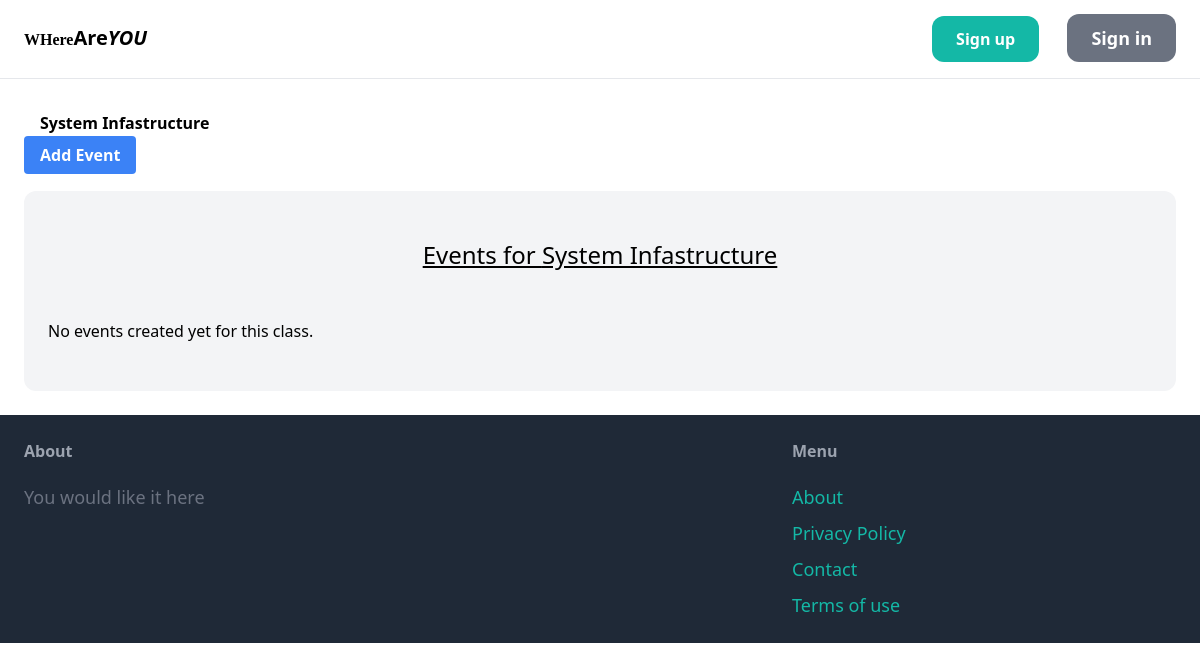
The app's page /spencer/IT/System Infastructure/, older data.
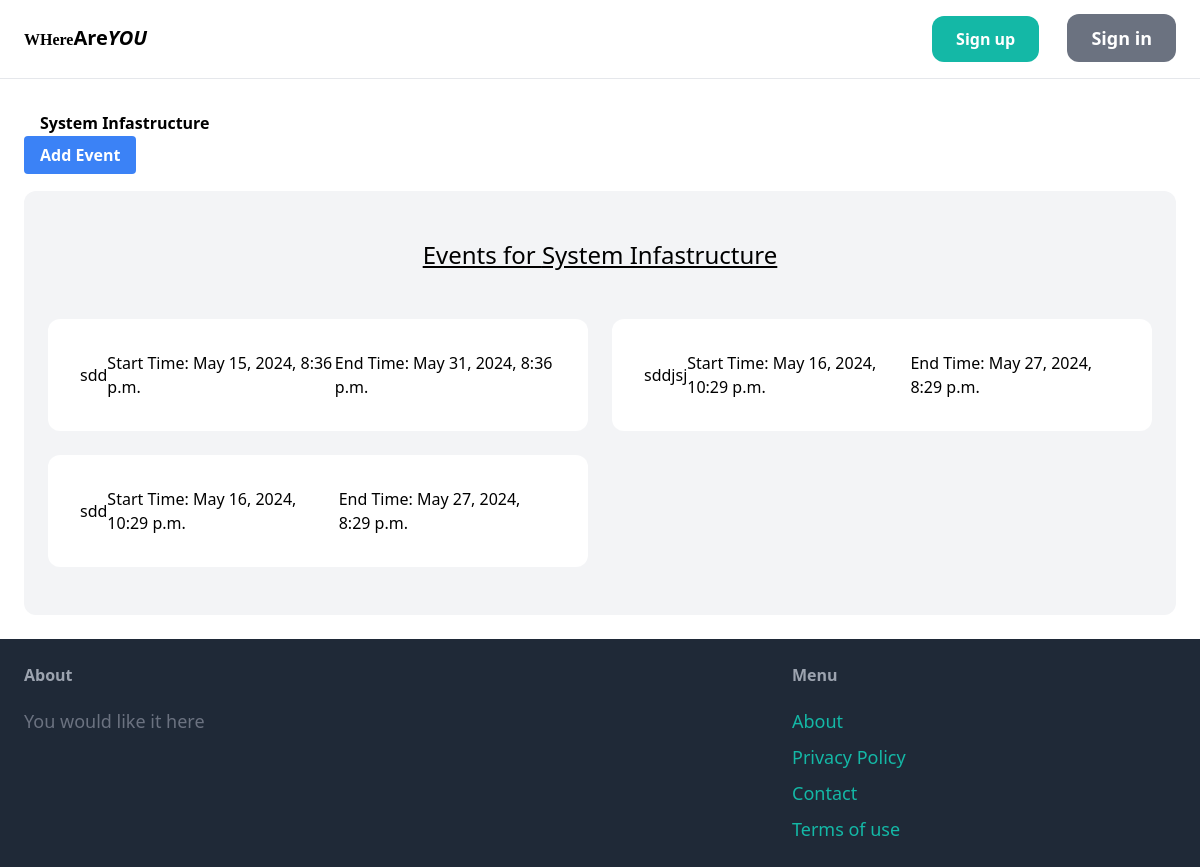
The same page, newer data.
### classes/models.py (models this page shows, shortened)
class Class(models.Model):
    course = models.ForeignKey(Course, on_delete=models.CASCADE)
    class_name = models.CharField(max_length=100)

### event/models.py (models this page shows, shortened)
class Event(models.Model):
    event_id = models.AutoField(primary_key=True)
    related_class = models.ForeignKey(Class, on_delete=models.CASCADE)
    event_name = models.CharField(max_length=100, blank=True)
    start_time = models.DateTimeField()
    end_time = models.DateTimeField()
    location_address = models.CharField(max_length=200,null=True, blank=True)
    geolocation = GeoLocationField(max_length=100,null=True, blank=True)
    radius = models.DecimalField(_("Radius"), max_digits=5, decimal_places=2)
    is_student_id_required = models.BooleanField(default=False)
    is_index_number_required = models.BooleanField(default=False)
    is_student_name_required = models.BooleanField(default=False)
    created_at = models.DateTimeField(auto_now_add=True)
    checkpoint_lat = models.DecimalField(decimal_places=7, max_digits=15, null=True)
    checkpoint_lng =  models.DecimalField(decimal_places=7, max_digits=15, null=True)
    class Meta:
        ordering = ['-created_at']

### classes/views.py (the view)
# urls.py: path('<str:classname>/', views.view_class, name='view_class'),
def view_class(request: HttpRequest, username, coursename, classname) -> HttpResponse:
    print(coursename)
    profile = Profile.objects.get(user__username=username)
    class_obj = get_object_or_404(Class, course__name=coursename, class_name=classname)
    events = class_obj.event_set.all()  # Get all events related to this class
    context : Dict[str, Any] =  {'class': class_obj, 'events': events, 'coursename':coursename}
    return render(request, 'core/view_class.html', context)

### django_google_maps/fields.py (called while the page is built)
    def from_db_value(self, value, *args, **kwargs):
        return self.to_python(value)

    def to_python(self, value):
        if isinstance(value, GeoPt):
            return value
        return GeoPt(value)

### core/templates/core/view_class.html (shortened to what this page needs)
{% extends 'core/base.html' %}
{% block content %}
<div class=" text-black font-bold py-2 px-4 rounded"><h1>{{ class.class_name }}</h1></div>
<a href="{% url 'add_event' username=user.username coursename=coursename classname=class.class_name %}" class="bg-blue-500 hover:bg-blue-700 text-white font-bold py-2 px-4 rounded mb-4">Add Event</a>
<div class="mt-6 px-6 py-12 bg-gray-100 rounded-xl">
    <h2 class="mb-12 text-2xl text-center"><u>Events for {{ class.class_name }}</u></h2>
    {% if events %}
        <div class="grid grid-cols-1 sm:grid-cols-2 md:grid-cols-2 lg:grid-cols-2 gap-6">
            {% for event in events %}
                <div>
                    <div class=" text-black bg-white p-8 rounded-xl flex justify-center items-center h-full">
                        <h2>{{ event.event_name }}</h2>
                        <p>Start Time: {{ event.start_time }}</p>
                        <p>End Time: {{ event.end_time }}</p>
                    </div>
                </div>
            {% endfor %}
        </div>
    {% else %}
        <p>No events created yet for this class.</p>
    {% endif %}
</div>
{% endblock %}

### core/templates/core/base.html (shortened to what this page needs)
<!DOCTYPE html>
<html>
    <head>
        <script src="https://cdn.tailwindcss.com"></script>
    </head>
    <body>
        <nav class="py-6 px-6 flex justify-between items-centre border-b border-gray-200">
            <a href="/" class="text-xl font-semibold"><small style="font-family:Calibri">W<b>H</b>ere</small>Are<i>YOU</i></a>
            <div class="space-x-6">
               {% if request.user.is_authenticated %}
               <a href="#" class="px-6 py-3 text-lg font-semibold bg-teal-500 text-white rounded-xl hover:bg-teal-700">Inbox</a>
               <a href="#" class="px-6 py-3 text-lg font-semibold bg-gray-500 text-white rounded-xl hover:bg-gray-700">{{user.username}}</a>
               {% else %}
               <a href="#" class="px-6 py-3 text-lgcenter: { lat: 6.673142860592767, lng:-1.5669536679534946 }, font-semibold bg-teal-500 text-white rounded-xl hover:bg-teal-700">Sign up</a>
               <a href="#" class="px-6 py-3 text-lg font-semibold bg-gray-500 text-white rounded-xl hover:bg-gray-700">Sign in</a>
               {% endif %}
            </div>
        </nav>
        <div class="px-6 py-6">
           {% block content %}
           {% endblock content %}
        </div>
        <footer class="py-6 px-6 flex justify-between bg-gray-800">
            <div class="w-2/3 pr-10">
               <h3 class="mb-5 font-semibold text-gray-400">About</h3>
               <p class="text-lg text-gray-500"> You would like it here</p>
            </div>
            <div class="w-1/3">
                <h3 class="mb-5 font-semibold text-gray-400">Menu</h3>
                <ul class="space-y-2">
                    <li><a href="#" class=" text-lg text-teal-500 hover:text-teal-700">About</a></li>
                    <li><a href="#" class=" text-lg text-teal-500 hover:text-teal-700">Privacy Policy</a></li>
                    <li><a href="#" class=" text-lg text-teal-500 hover:text-teal-700">Contact</a></li>
                    <li></li><a href="#" class=" text-lg text-teal-500 hover:text-teal-700">Terms of use</a></li>
                </ul>
            </div>
        </footer>
    </body>
</html>

Row changes from the older to the newer data that the page shows:
added Event: event_name "sdd", start_time "May 15, 2024, 8:36 p.m.", end_time "May 31, 2024, 8:36 p.m."
added Event: event_name "sddjsj", start_time "May 16, 2024, 10:29 p.m.", end_time "May 27, 2024, 8:29 p.m."
added Event: event_name "sdd", start_time "May 16, 2024, 10:29 p.m.", end_time "May 27, 2024, 8:29 p.m."
Text that changed along with them:
text no longer shown: "No events created yet for this class."
